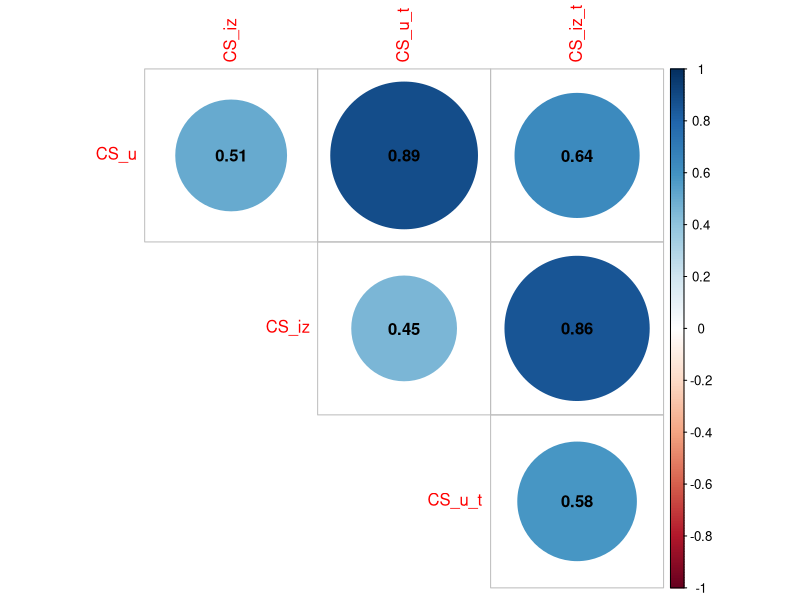
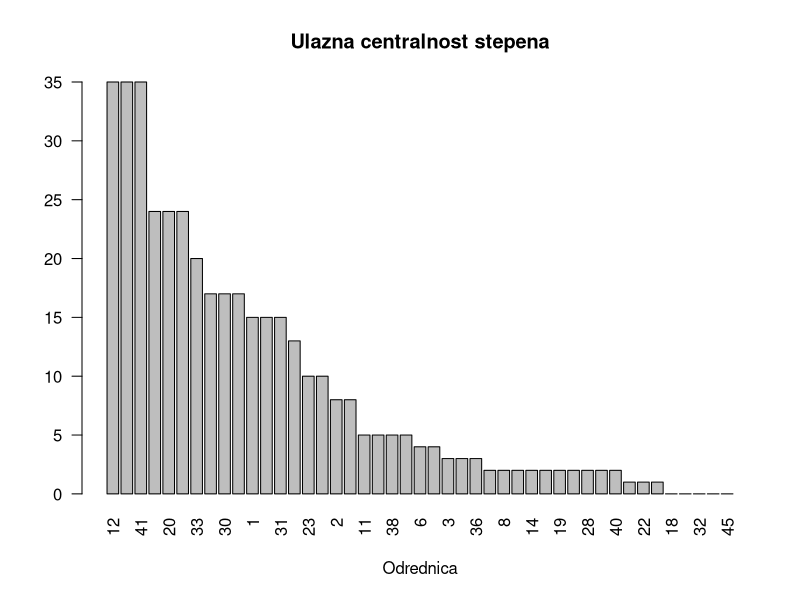
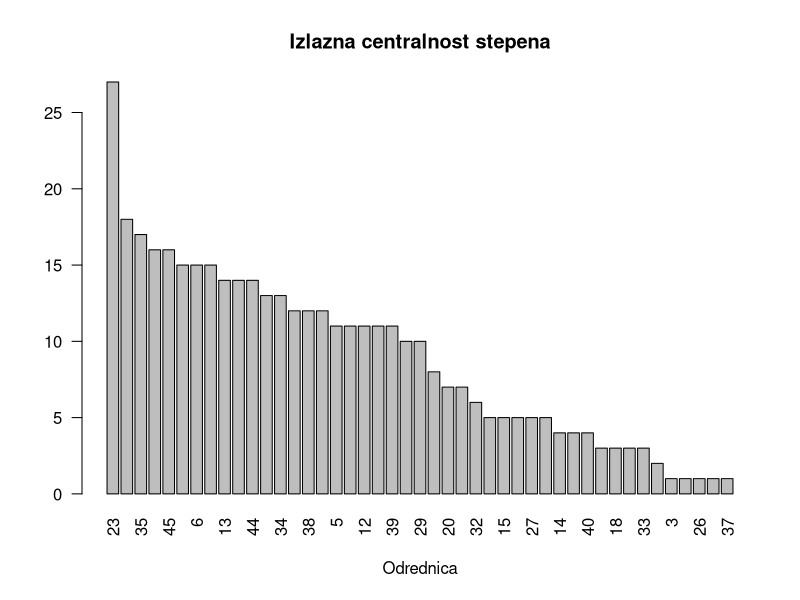
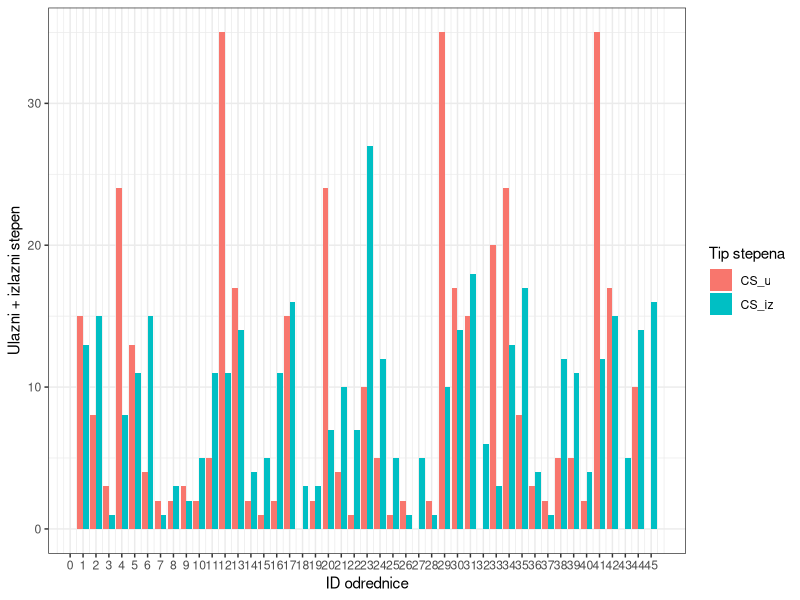
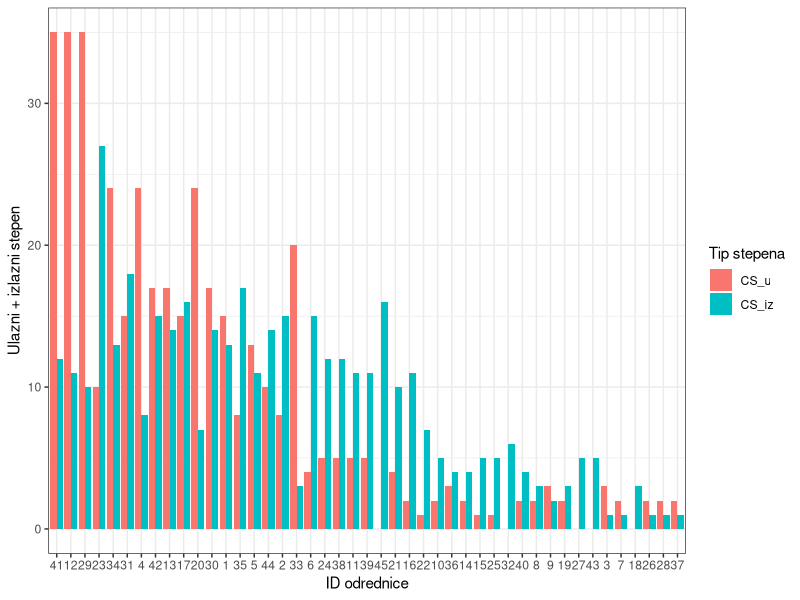
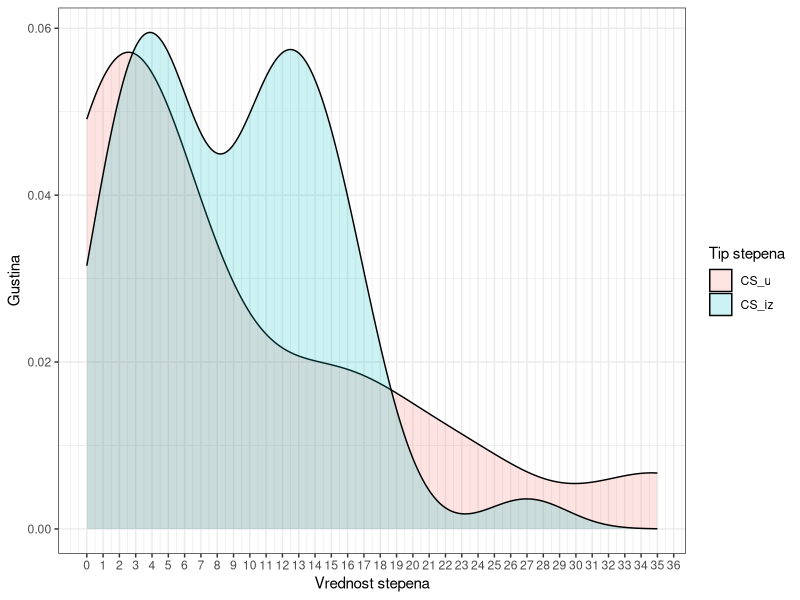
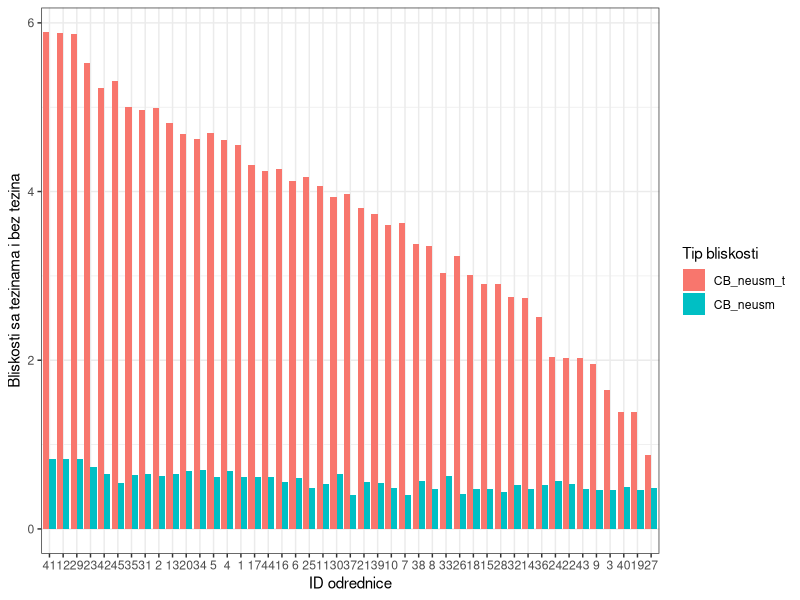
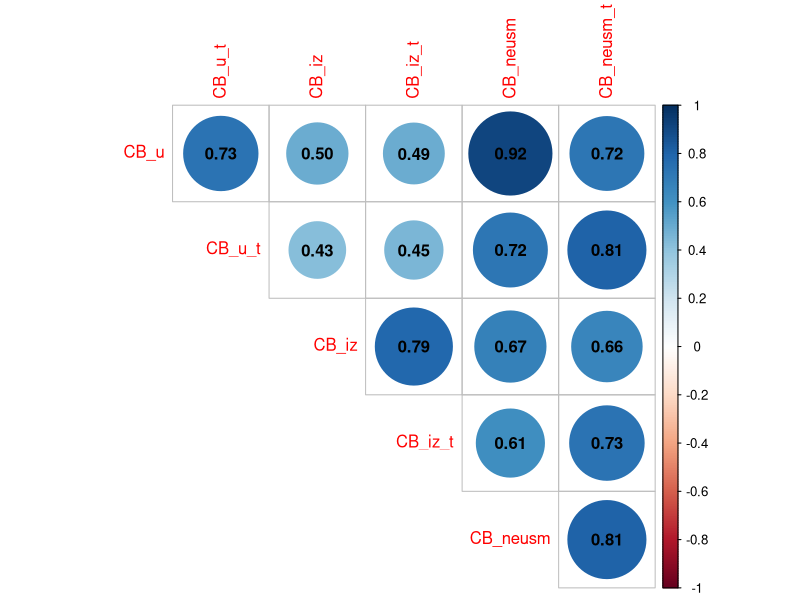

Reproduce these figures in R, in order.
##### CENTRALNOST U MREZI ODREDNICA HAZARSKOG RECNIKA

# Kod koji sledi zasnovan je prevashodno na:
# https://github.com/jeljov/SNALabs_at_UB [lab_2.R]
# https://sna.stanford.edu/lab.php?l=4
# delimicno i: https://www.markanthonyhoffman.com/social_network_analysis/

##### STRUKTURA R-SKRIPTE:
### POTREBNE BIBLIOTEKE
### UCITAVANJE MREZE
### CENTRALNOST STEPENA [CS]
### CENTRALNOST BLISKOSTI [CB]
### CENTRALNOST INTERMEDIJARNOSTI [CI]
### PAGE RANK [PR]
### Jedinstven DF za sve vrednosti centralnosti
### KORELACIJA MEDJU CENTRALNOSTIMA
### KORELACIJA CENTRALNOSTI SA DUZINOM ODREDNICA (PO BROJU TOKENA)

### POTREBNE BIBLIOTEKE:
library(igraph)
library(ggplot2)
library(tidyr)
library(corrplot)
library(dplyr)

### UCITAVANJE MREZE

Odrednice_veze<-read.csv('Lista_ivica.csv', header=TRUE, stringsAsFactors = F) # Ucitavamo podatke sa odrednicama i njihovim vezama
# View(Odrednice_veze) # Za pregled uvezenih podataka
# Primetimo da su podaci iz trece kolone (Frekvenca) automatski specifikovani kao tezine veza
Odrednice_atributi<-read.csv("Odrednice_atributi.csv", header=T, stringsAsFactors = F) # Ucitavamo podatke sa atributima

Odrednice_mreza_atributi<-graph_from_data_frame(Odrednice_veze, directed = T, vertices = Odrednice_atributi) # Na osnovu ucitanih podataka formiramo mrezu sa atributima cvorova
Odrednice_mreza_atributi
# Sledecim funkcijama proveravamo atribute u dobijenoj mrezi:
vertex_attr_names(Odrednice_mreza_atributi) # Imena atributa cvorova 
vcount(Odrednice_mreza_atributi)
edge_attr_names(Odrednice_mreza_atributi) # Imena atributa ivica (tezine)
ecount(Odrednice_mreza_atributi) # broj ivica

# Za neke analize trebace nam neusmerena mreza: 
Odrednice_mreza_atributi_neusmerena<-as.undirected(Odrednice_mreza_atributi, mode="collapse", edge.attr.comb="sum") # Tezinu u neusmerenoj mrezi specifikujemo kao zbir frekvenci u oba smera; v. https://igraph.org/r/doc/igraph-attribute-combination.html

# Za neke analize trebace nam izdvojena dzinovska komponenta (najveca povezana komponenta u mrezi)
Odrednice_komponente <- components(Odrednice_mreza_atributi, mode = 'strong') # Izdvaja komponente u mrezi
count_components(Odrednice_mreza_atributi, mode='strong') # Broj komponenti u mrezi (7)
Odrednice_komponente$membership # Koja odrednica spada u koju komponentu
# Id-ovi komponenti koji ne pripadaju dzinovskoj komponenti (Svi koji ne pripadaju 8. komponenti, koja je najveca):
ne_dz_k <- names(Odrednice_komponente$membership[Odrednice_komponente$membership!=7])
ne_dz_k # Sest odrednica ne pripadaju dzinovskoj: 18, 25, 27, 32, 43, 45
# Kreirati mrezu bez cvorova koji su van dzinovske komponente:
Odrednice_mreza_atributi_dz_k <- delete.vertices(Odrednice_mreza_atributi, ne_dz_k)


### CENTRALNOST STEPENA [CS]

CS_u<-degree(Odrednice_mreza_atributi, mode='in') # Ulazna centralnost stepena
CS_iz<-degree(Odrednice_mreza_atributi, mode='out') # Izlazna centralnost stepena

# Sa tezinama (zbir tezina susednih ivica za svaki cvor)
# Prakticno, meri frekvencu date odrednice u svim drugim odrednicama
CS_u_t<-strength(Odrednice_mreza_atributi, vids=V(Odrednice_mreza_atributi), mode="in", weights = E(Odrednice_mreza_atributi)$Frekvenca)
CS_iz_t<-strength(Odrednice_mreza_atributi, vids=V(Odrednice_mreza_atributi), mode="out", weights = E(Odrednice_mreza_atributi)$Frekvenca)

# Formiramo DF sa vrednostima CS
CS.df<-data.frame(id=as.integer(V(Odrednice_mreza_atributi)$name),
           ime=V(Odrednice_mreza_atributi)$Ime, 
           CS_u,
           CS_iz,
           CS_u_t,
           CS_iz_t)

# Korelacija medju centralnostima stepena po usmerenosti i tezinama:
# (Svuda koristimo Spirmanov test, jer je ranije vec pokazano da podaci nemaju normalnu raspodelu)

korelacija_CS<- cor(CS.df[,3:6], 
                             use='complete.obs',
                             method = 'spearman')

# Vizualizacija korelacije pomocu paketa corrplot:
corrplot(corr = korelacija_CS, type = "upper", 
         diag = FALSE,
         addCoef.col = "black")

# Primeri vizualizacije
# Barplot:
barplot(sort(CS_u, decreasing = TRUE), main="Ulazna centralnost stepena", xlab="Odrednica", las=2) # Sortitano padajuce
barplot(sort(CS_iz, decreasing = TRUE), main="Izlazna centralnost stepena", xlab="Odrednica", las=2) # Sortitano padajuce

# Za vizualizaciju pomocu ggplot2 neophodno je transformisati DF sa formata "wide" u format "long":
# Koristiti funkciju gather() iz paketa tidyr

CS.df_long <- gather(data = CS.df, 
                            key = 'degree_type', 
                            value = 'degree_value', 
                            CS_u:CS_iz,
                            factor_key = TRUE)

# Kreiramo grafik:
ggplot(data = CS.df_long, 
       mapping = aes(x=id, y=degree_value, fill=degree_type)) +
  geom_col(position = 'dodge') +
  labs(x = "ID odrednice", y = "Ulazni + izlazni stepen", fill = "Tip stepena") +
  scale_x_continuous(breaks = seq(0,45,1)) +
  theme_bw()

# Sa malo sortitanja:
ggplot(data = CS.df_long, 
       mapping = aes(x=reorder(id, -degree_value), y=degree_value, fill=degree_type)) +
  geom_col(position = 'dodge') +
  labs(x = "ID odrednice", y = "Ulazni + izlazni stepen", fill = "Tip stepena") +
  scale_x_discrete(breaks = seq(0,45,1)) +
  theme_bw()

# Mozemo nacrtati i grafik za distribuciju stepena:
ggplot(data = CS.df_long, 
       mapping = aes(x = degree_value, fill = degree_type)) +
  # geom_histogram(bins = 15, position = 'dodge') +
  labs(x = "Vrednost stepena", y = "Gustina", fill = "Tip stepena") +
  geom_density(alpha = 0.2) +
  scale_x_continuous(breaks = seq(0,36,1)) +
  theme_bw()

# Sortiranje:
CS_sort_u<-CS.df[order(-CS.df$CS_u),]; CS_sort_u
CS_sort_u_t<-CS.df[order(-CS.df$CS_u_t),]; CS_sort_u_t
CS_sort_iz<-CS.df[order(-CS.df$CS_iz),]; CS_sort_iz
CS_sort_iz_t<-CS.df[order(-CS.df$CS_iz_t),]; CS_sort_iz_t

# Poredjenje prvih 10 odrednica:

CS_10.df<- cbind(CS_sort_u %>% select("id", "ime", "CS_u"),
                   CS_sort_u_t %>% select("id", "ime", "CS_u_t"),
                   CS_sort_iz %>% select("id", "ime", "CS_iz"),
                   CS_sort_iz_t %>% select("id", "ime", "CS_iz_t")) %>%
  head(10)
CS_10.df
# write.csv(CS_10.df, "CS_prvih_10.csv")

### CENTRALNOST BLISKOSTI [CB]

# Krenucemo od neusmerene mreze. Pre nego to izracunamo centralnost bliskosti, valja proveriti da li je mreza povezana. 
# Mreza je povezana ako postoji putanja izmedju svaka dva cvora u mrezi.
is_connected(Odrednice_mreza_atributi_neusmerena) # Jeste povezana
# Racunamo centralnost bliskosti:
CB_neusm<-closeness(Odrednice_mreza_atributi_neusmerena, normalized = TRUE)

# Neusmerena mreza sa tezinom ivica:
# [Veca tezina znaci vecu bliskosti]
CB_neusm_t<-closeness(Odrednice_mreza_atributi_neusmerena, normalized = TRUE,
                                                        weights = 1/E(Odrednice_mreza_atributi_neusmerena)$Frekvenca)
# Dobijene vrednosti upisujemo u DF:
CB_neusm.df<-data.frame(id=as.integer(V(Odrednice_mreza_atributi)$name),
                  ime=V(Odrednice_mreza_atributi)$Ime, 
                  CB_neusm,
                  CB_neusm_t)

# Za vizualizaciju (poredjenje vrednosti sa tezinama i bez njih)
CB_neusm.df_long <- gather(data = CB_neusm.df, 
                     key = 'Tip_bliskosti', 
                     value = 'Vrednost_bliskosti', 
                     CB_neusm_t:CB_neusm,
                     factor_key = TRUE)
ggplot(data = CB_neusm.df_long, 
       mapping = aes(x=reorder(id, -Vrednost_bliskosti), y=Vrednost_bliskosti, fill=Tip_bliskosti)) +
  geom_col(position = 'dodge') +
  labs(x = "ID odrednice", y = "Bliskosti sa tezinama i bez tezina", fill = "Tip bliskosti") +
  scale_x_discrete(breaks = seq(0,45,1)) +
  theme_bw()

### Za nasu analizu vaznije su ulazne i izlazne vrednosti CB, s obzirom na usmerenost mreze
# STA MERI ULAZNA CENTRALNOST BLISKOSTI? 
      # Prosek broja koraka koje neko treba da preduzme da dodje do datog cvora sa svih drugih doseznih cvorova u mrezi.
# STA MERI IZLAZNA CENTRALNOST BLISKOSTI? 
      # Suprotno: prosek broja koraka od datog cvora do svih ostalih doseznih cvorova u mrezi
# Opet prvo proveravamo da li je mreza povezana
# U usmerenoj mrezi postoji slaba (weak) povezanost -- koja ne uzima u obzir usmerenost ivica, i jaka (strong) povezanost – koja uzima u obzir usmerenost ivica
is.connected(Odrednice_mreza_atributi, mode='strong') # Mreza nije povezana
# Stoga moramo vrsiti analizu nad dzinovskom komponentom, koja, naravno, jeste povezana:
is.connected(Odrednice_mreza_atributi_dz_k, mode='strong')
CB_u<-closeness(Odrednice_mreza_atributi_dz_k, mode = 'in', normalized = TRUE)
CB_iz<-closeness(Odrednice_mreza_atributi_dz_k, mode = 'out', normalized = TRUE)
# Najrelevantnije su nam vrednosti sa tezinama:          
CB_u_t<-closeness(Odrednice_mreza_atributi_dz_k, mode = 'in', normalized = TRUE,                                                                  
                                                   weights = 1/E(Odrednice_mreza_atributi_dz_k)$Frekvenca)
CB_iz_t<-closeness(Odrednice_mreza_atributi_dz_k, mode = 'out', normalized = TRUE,                                                                                 
                                                    weights = 1/E(Odrednice_mreza_atributi_dz_k)$Frekvenca)

# Dobijene vrednosti mozemo upisati u DF:
CB_usm.df<-data.frame(id=as.integer(V(Odrednice_mreza_atributi_dz_k)$name),
                  ime=V(Odrednice_mreza_atributi_dz_k)$Ime, 
                  CB_u,
                  CB_iz,
                  CB_u_t,
                  CB_iz_t)
# View(CB_usm.df)
# Posto se vrednosti CB neusmerene i usmerene mreze razlikuju po broju redova, spojicemo
# ih u jedinstven DF pomocu funkcije merge():
CB_sve.df<-merge(x = CB_neusm.df, 
                 y = CB_usm.df,
                 all = TRUE)
# View(CB_sve.df)
CB_sve.df<-CB_sve.df[, c("id", "ime", "CB_u", "CB_u_t", "CB_iz", "CB_iz_t", "CB_neusm", "CB_neusm_t")]

# Korelacija medju CB razlicitih vrednosti po usmerenosti i tezini
korelacija_CB<- cor(CB_sve.df[,3:8], 
                    use='complete.obs',
                    method = 'spearman')

# Vizualizacija korelacije pomocu paketa corrplot:
corrplot(corr = korelacija_CB, type = "upper", 
         diag = FALSE,
         addCoef.col = "black")

# Rezultate iz DF-a mozemo sortirati prema potrebi
# Najpre, neusmerena mreza:
CB_sort_neusm<-CB_sve.df[order(-CB_sve.df$CB_neusm),]; CB_sort_neusm
CB_sort_neusm_t<-CB_sve.df[order(-CB_sve.df$CB_neusm_t),]; CB_sort_neusm_t # prema vrednostima bez tezina, opadajuce

# Onda i usmerena:
CB_sort_u_t<-CB_sve.df[order(-CB_sve.df$CB_u_t),]; CB_sort_u_t # prema ulaznim vrednostima sa tezinama, opadajuce
CB_sort_u<-CB_sve.df[order(-CB_sve.df$CB_u),]; CB_sort_u # prema ulaznim vrednostima bez tezina, opadajuce
CB_sort_iz_t<-CB_sve.df[order(-CB_sve.df$CB_iz_t),]; CB_sort_iz_t # prema izlaznim vrednostima sa tezinama, opadajuce
CB_sort_iz<-CB_sve.df[order(-CB_sve.df$CB_iz),]; CB_sort_iz # prema izlaznim vrednostima sa tezinama, opadajuce

# Prvih 10 po CB
CB_10.df <- cbind(CB_sort_u %>% select(id, ime, CB_u),
                   CB_sort_u_t %>% select(id, ime, CB_u_t),
                   CB_sort_iz %>% select(id, ime, CB_iz),
                   CB_sort_iz_t %>% select(id, ime, CB_iz_t),
                   CB_sort_neusm %>% select(id, ime, CB_neusm),
                   CB_sort_neusm_t %>% select(id, ime, CB_neusm_t)) %>%
  head(10); format.data.frame(CB_10.df, digits=2)
# write.csv(CB_10.df, "CB_prvih_10.csv")

# Primeri vizualizacije pomocu barplota:
barplot(sort(CB_u, decreasing = TRUE), main="Ulazna centralnost bliskosti", xlab="Odrednica", las=2) # Sortitano padajuce
barplot(sort(CB_iz, decreasing = TRUE), main="Izlazna centralnost bliskosti", xlab="Odrednica", las=2) # Sortitano padajuce
barplot(sort(CB_neusm_t, decreasing = TRUE), main="Centralnost bliskosti neusmerene mreze \n sa tezinama", xlab="Odrednica", las=2) # Sortitano padajuce

# Odnos izmedju ulazne i izlazne bliskosti predstavicemo pomocu ggplota:
# Promena formata iz "wide" u "long"
centralnost_bliskosti.df_long <- gather(data=CB_sve.df, 
                                        key = 'degree_type', 
                                        value = 'degree_value', 
                                        CB_u,CB_iz,
                                        factor_key = TRUE)

ggplot(data = centralnost_bliskosti.df_long, 
       mapping = aes(x=id, y=degree_value, fill=degree_type)) +
  geom_col(position = 'dodge') +
  labs(x = "ID odrednice", y = "Ulazna + izlazna vrednost bliskosti", fill = "Tip bliskosti") +
  scale_x_discrete (limits = seq(1,45)) +
  theme_bw()

### CENTRALNOST INTERMEDIJARNOSTI [CI]

CI_neusm<-betweenness(Odrednice_mreza_atributi_neusmerena, normalized = TRUE)
CI_usm<-betweenness(Odrednice_mreza_atributi, directed=TRUE, normalized = TRUE)
CI_usm_t<-betweenness(Odrednice_mreza_atributi, directed=TRUE, normalized = TRUE, weights = E(Odrednice_mreza_atributi)$Frekvenca)
CI_neusm_t<-betweenness(Odrednice_mreza_atributi_neusmerena, normalized = TRUE, weights = E(Odrednice_mreza_atributi_neusmerena)$Frekvenca)

# Upisujemo u DF:
CI.df<-data.frame(id=as.integer(V(Odrednice_mreza_atributi)$name),
                  ime=V(Odrednice_mreza_atributi)$Ime,
                  CI_usm,
                  CI_usm_t,
                  CI_neusm,
                  CI_neusm_t)

korelacija_CI<- cor(CI.df[,3:6], 
                    use='complete.obs',
                    method = 'spearman')

# Vizualizacija korelacije pomocu paketa corrplot:
corrplot(corr = korelacija_CI, type = "upper", 
         diag = FALSE,
         addCoef.col = "black")

# Sortiranje:
CI_sort_usm<-CI.df[order(-CI.df$CI_usm),]; CI_sort_usm # usmerena
CI_sort_neusm<-CI.df[order(-CI.df$CI_neusm),]; CI_neusm # neusmerena
CI_sort_usm_t<-CI.df[order(-CI.df$CI_usm_t),]; CI_sort_usm_t # usmerena sa tezinama
CI_sort_neusm_t<-CI.df[order(-CI.df$CI_neusm_t),]; CI_sort_neusm_t # neusmerena sa tezinama

# Prvih 10 odrednica po CI:
CI_10.df <- cbind(CI_sort_usm %>% select(id, ime, CI_usm),
                   CI_sort_usm_t %>% select(id, ime, CI_usm_t),
                   CI_sort_neusm %>% select(id, ime, CI_neusm),
                   CI_sort_neusm_t %>% select(id, ime, CI_neusm_t)) %>%
  head(10); format.data.frame(CI_10.df, digits=2)
# write.csv(CI_10.df, "CI_prvih_10.csv")

# Vizualizacija pomocu barplota:
barplot(sort(CI_usm, decreasing = TRUE), main="Intermedijarnost \n usmerena mreza", xlab="Odrednica", las=2) # Sortitano opadajuce
barplot(sort(CI_neusm, decreasing = TRUE), main="Intermedijarnost \n neusmerena mreza", xlab="Odrednica", las=2) # Sortitano opadajuce

### PAGE RANK [PR]

# Sa neusmerenom mrezom:
PR_neusm <- page_rank(Odrednice_mreza_atributi_neusmerena)$vector # Bez tezina
PR_neusm_t<-page_rank(Odrednice_mreza_atributi_neusmerena, weights = E(Odrednice_mreza_atributi_neusmerena)$Frekvenca)$vector # Sa tezinama

# Sa usmerenom mrezom:
PR_usm <- page_rank(Odrednice_mreza_atributi, directed = TRUE)$vector # Bez tezina
PR_usm_t<-page_rank(Odrednice_mreza_atributi, directed = TRUE, weights = E(Odrednice_mreza_atributi)$Frekvenca)$vector # Sa tezinama

# Upisujemo podatke u DF:
PR.df<-data.frame(id=as.integer(V(Odrednice_mreza_atributi)$name),
                   ime=V(Odrednice_mreza_atributi)$Ime,
                   PR_neusm,
                   PR_neusm_t,
                   PR_usm,
                   PR_usm_t)

# Korelacija razlicitih 'varijanti' po usmerenosti i tezini
korelacija_PR<- cor(PR.df[,3:6], 
                    use='complete.obs',
                    method = 'spearman')

# Vizualizacija korelacije pomocu paketa corrplot:
corrplot(corr = korelacija_PR, type = "upper", 
         diag = FALSE,
         addCoef.col = "black")

# Soritranje:
PR_sort_usm<-PR.df[order(-PR.df$PR_usm),]; PR_sort_usm # usmerena, bez tezina, opadajuce
PR_sort_usm_t<-PR.df[order(-PR.df$PR_usm_t),]; PR_sort_usm_t # usmerenea, sa tezinama
PR_sort_neusm<-PR.df[order(-PR.df$PR_neusm),]; PR_sort_neusm # neusmerena, sa tezinama, opadajuce
PR_sort_neusm_t<-PR.df[order(-PR.df$PR_neusm_t),]; PR_sort_neusm_t # neusmerena, bez tezina, opadajuce

PR_10.df <- cbind(PR_sort_usm %>% select(id, ime, PR_usm),
                   PR_sort_usm_t %>% select(id, ime, PR_usm_t),
                   PR_sort_neusm %>% select(id, ime, PR_neusm),
                   PR_sort_neusm_t %>% select(id, ime, PR_neusm_t)) %>%
  head(10); format.data.frame(PR_10.df, digits=2)
# write.csv(PR_10.df, "PR_prvih_10.csv")

# Vizualizacija pomocu barplota:
barplot(sort(PR_usm, decreasing = TRUE), main="Page Rank \n usmerena mreža", 
        xlab="Odrednica", las=2) # Sortitano opadajuce
barplot(sort(PR_neusm, decreasing = TRUE), main="Page Rank \n neusmerena mreža", 
        xlab="Odrednica", las=2) # Sortitano opadajuce

### Jedinstven DF za sve vrednosti centralnosti

# Formiramo jedinstven DF, u koji cemo upisati gornje vrednosti centralnosti radi dalje analize
centralnost.df<-data.frame(id=as.integer(V(Odrednice_mreza_atributi)$name),
                                     ime=V(Odrednice_mreza_atributi)$Ime,
                                     CS_u,
                                     CS_u_t,
                                     CS_iz,
                                     CS_iz_t,
                                     CI_usm,
                                     CI_usm_t,
                                     CI_neusm,
                                     CI_neusm_t,
                                     PR_usm,
                                     PR_usm_t,
                                     PR_neusm,
                                     PR_neusm_t,
                                     CB_neusm,
                                     CB_neusm_t)

# Pomocu funkcije merge() dodajemo vrednosti ulazne i izlazne centralnosti bliskosti
centralnost.df<- merge(x = centralnost.df, 
                                        y = CB_usm.df,
                                        all = TRUE)
# View(centralnost.df)
# Malo cemo promeniti redosled kolona:
centralnost.df<-centralnost.df[, c("id", "ime", "CS_u", "CS_u_t", "CS_iz", "CS_iz_t", "CB_u", "CB_u_t", "CB_iz", "CB_iz_t", "CB_neusm", "CB_neusm_t", 
                                   "CI_usm", "CI_usm_t", "CI_neusm", "CI_neusm_t", "PR_usm", "PR_usm_t", "PR_neusm", "PR_neusm_t")]

### KORELACIJA MEDJU CENTRALNOSTIMA
# Da bismo odredili kako da racunamo korelaciju, moramo proveriti da li nasi podaci imaju normalnu raspodelu
apply(centralnost.df[,3:20], 2, shapiro.test)
apply(centralnost.df[,3:20], 2, qqnorm)
# Nemaju sve mere centralnosti normalnu distribuciju, pa koristimo Spirmanov test korelacije:
centralnost_korelacija<- cor(centralnost.df[,3:20], 
                              use='complete.obs', # zbog nekoliko NA vrednosti
                              method = 'spearman')
# Posto smo napred vec racunali korelaciju izmedju razlicitih 'varijanti' istih centralnosti,
# sada cemo se, radi preglednosti, zadrzati na korelaciji izmedju razlicitih mera centralnosti;
# dodatno, ogranicicemo se samo na usmerene i mreze bez tezina, jer su ti rezultati od primarnog znacaja za nas rad

centralnost_korelacija_skr<- cor(centralnost.df[c("CS_u","CS_iz","CB_u","CB_iz","CI_usm","PR_usm")], # Samo za neke varijante po usmerenosti i tezini
                              use='complete.obs', # zbog nekoliko NA vrednosti
                              method = 'spearman')

# Vizualizacija korelacije pomocu paketa corrplot:
corrplot(corr = centralnost_korelacija_skr, type = "upper", 
         diag = FALSE,
         addCoef.col = "black")
# https://rpubs.com/melike/corrplot

### KORELACIJA CENTRALNOSTI SA DUZINOM ODREDNICA (PO BROJU TOKENA)

duzina_odrednica<-read.csv('Frekvenca_tokena.csv')
# View(duzina_odrednica)
# Radi, preglednosti, formiramo i DF sa imenima odrednica
duzina_odrednica_sa_imenima<-data.frame(centralnost.df$id,
                                        centralnost.df$ime,
                                        duzina_odrednica$Tokens)
colnames(duzina_odrednica_sa_imenima)<-c("id", "ime", "broj_tokena")
duzina_odrednica_sort<-duzina_odrednica_sa_imenima[order(-duzina_odrednica_sa_imenima$broj_tokena),];duzina_odrednica_sort
# write.csv(duzina_odrednica_sort, "Duzina_odrednica_po_broju_tokena.csv")


korelacija_duzina<-cor(centralnost.df[c(3:20)], duzina_odrednica_sa_imenima$broj_tokena, 
                       use='complete.obs', # zbog nekoliko NA vrednosti
                       method = 'spearman')
format.data.frame(as.data.frame(korelacija_duzina), digits=2)
# write.csv(format.data.frame(as.data.frame(korelacija_duzina), digits=2), "Korelacija_centralnost_duzina.csv")

### POREDJENJE TROJKI ODREDNICA

# Najpre, za lakse poredjenje, dodacemo rangove u kolunu za sve odrednice prema vrednostima centralnosti:
centralnost.df$rang_CS_u<-rank(-centralnost.df$CS_u, ties.method="min")
centralnost.df$rang_CS_iz<-rank(-centralnost.df$CS_iz, ties.method="min")
centralnost.df$rang_CS_u_t<-rank(-centralnost.df$CS_u_t, ties.method="min")
centralnost.df$rang_CS_iz_t<-rank(-centralnost.df$CS_iz_t, ties.method="min")
centralnost.df$rang_CB_u<-rank(-centralnost.df$CB_u, ties.method="min")
centralnost.df$rang_CB_iz<-rank(-centralnost.df$CB_iz, ties.method="min")
centralnost.df$rang_CB_u_t<-rank(-centralnost.df$CB_u_t, ties.method="min")
centralnost.df$rang_CB_iz_t<-rank(-centralnost.df$CB_iz_t, ties.method="min")
centralnost.df$rang_CB_neusm<-rank(-centralnost.df$CB_neusm, ties.method="min")
centralnost.df$rang_CB_neusm_t<-rank(-centralnost.df$CB_neusm_t, ties.method="min")
centralnost.df$rang_CI_usm<-rank(-centralnost.df$CI_usm, ties.method="min")
centralnost.df$rang_CI_neusm<-rank(-centralnost.df$CI_neusm, ties.method="min")
centralnost.df$rang_CI_usm_t<-rank(-centralnost.df$CI_usm_t, ties.method="min")
centralnost.df$rang_CI_neusm_t<-rank(-centralnost.df$CI_neusm_t, ties.method="min")
centralnost.df$rang_PR_usm<-rank(-centralnost.df$PR_usm, ties.method="min")
centralnost.df$rang_PR_usm_t<-rank(-centralnost.df$PR_usm_t, ties.method="min")
centralnost.df$rang_PR_neusm<-rank(-centralnost.df$PR_neusm, ties.method="min")
centralnost.df$rang_PR_neusm_t<-rank(-centralnost.df$PR_neusm_t, ties.method="min")

# View(centralnost.df) # Odavde cemo izdvojiti one varijante po usmerenosti i tezini koje smo i napred mahom komentarisali:
centralnost_rang.df<-centralnost.df[c("id", "ime", "CS_u", "rang_CS_u", "CS_u_t", "rang_CS_u_t", "CS_iz", "rang_CS_iz", "CS_iz_t", "rang_CS_iz_t", 
                                     "CB_u", "rang_CB_u", "CB_u_t", "rang_CB_u_t", "CB_iz", "rang_CB_iz", "CB_iz_t", "rang_CB_iz_t", 
                                     "CB_neusm", "rang_CB_neusm", "CB_neusm_t", "rang_CB_neusm_t",
                                     "CI_usm", "rang_CI_usm", "CI_usm_t", "rang_CI_usm_t", "CI_neusm", "rang_CI_neusm", "CI_neusm_t", "rang_CI_neusm_t", 
                                     "PR_usm", "rang_PR_usm", "PR_usm_t", "rang_PR_usm_t","PR_neusm", "rang_PR_neusm", "PR_neusm_t", "rang_PR_neusm_t")]
# View(centralnost_skr.df)
trojke_id<-c("1", "17", "31", "4", "20", "34", "12", "29", "41", "13", "30", "42", "11", "21", "39", 
             "6","16", "44", "2", "23", "35", "10", "25", "45", "7", "15", "37") # id-ovi trojki koje nas zanimaju (odgovarajucim redom)
# View(centralnost_rang.df)

# CS:
centralnost_trojke.CS.df<-format.data.frame(centralnost_rang.df[trojke_id, 
                                                                (c(1:10))], digits=2); centralnost_trojke.CS.df
# write.csv(centralnost_trojke.CS.df, "Centralnost_trojke.CS.csv")

# CB:
centralnost_trojke.CB.df<-format.data.frame(centralnost_rang.df[trojke_id, 
                                                                (c(1, 2, 11:22))], digits=2); centralnost_trojke.CB.df
# write.csv(centralnost_trojke.CB.df, "Centralnost_trojke.CB.csv")

# CI:

centralnost_trojke.CI.df<-format.data.frame(centralnost_rang.df[trojke_id, 
                                                                (c(1, 2, 23:30))], digits=2); centralnost_trojke.CI.df
# write.csv(centralnost_trojke.CI.df, "Centralnost_trojke.CI.csv")

# PR:
centralnost_trojke.PR.df<-format.data.frame(centralnost_rang.df[trojke_id, 
                                                                (c(1, 2, 31:38))], digits=2); centralnost_trojke.PR.df
# write.csv(centralnost_trojke.PR.df, "Centralnost_trojke.PR.csv")
